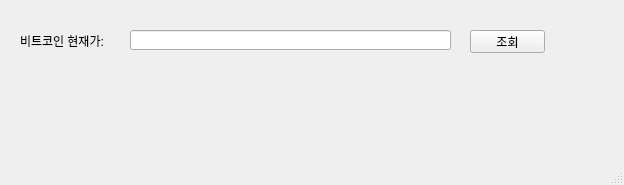
<?xml version="1.0" encoding="UTF-8"?>
<ui version="4.0">
 <class>MainWindow</class>
 <widget class="QMainWindow" name="MainWindow">
  <property name="geometry">
   <rect>
    <x>0</x>
    <y>0</y>
    <width>624</width>
    <height>185</height>
   </rect>
  </property>
  <property name="windowTitle">
   <string>MainWindow</string>
  </property>
  <widget class="QWidget" name="centralwidget">
   <widget class="QLabel" name="label">
    <property name="geometry">
     <rect>
      <x>20</x>
      <y>30</y>
      <width>101</width>
      <height>21</height>
     </rect>
    </property>
    <property name="text">
     <string>비트코인 현재가:</string>
    </property>
   </widget>
   <widget class="QLineEdit" name="lineEdit">
    <property name="geometry">
     <rect>
      <x>130</x>
      <y>30</y>
      <width>321</width>
      <height>20</height>
     </rect>
    </property>
   </widget>
   <widget class="QPushButton" name="pushButton">
    <property name="geometry">
     <rect>
      <x>470</x>
      <y>30</y>
      <width>75</width>
      <height>23</height>
     </rect>
    </property>
    <property name="text">
     <string>조회</string>
    </property>
   </widget>
  </widget>
  <widget class="QMenuBar" name="menubar">
   <property name="geometry">
    <rect>
     <x>0</x>
     <y>0</y>
     <width>624</width>
     <height>21</height>
    </rect>
   </property>
  </widget>
  <widget class="QStatusBar" name="statusbar"/>
 </widget>
 <resources/>
 <connections/>
</ui>
